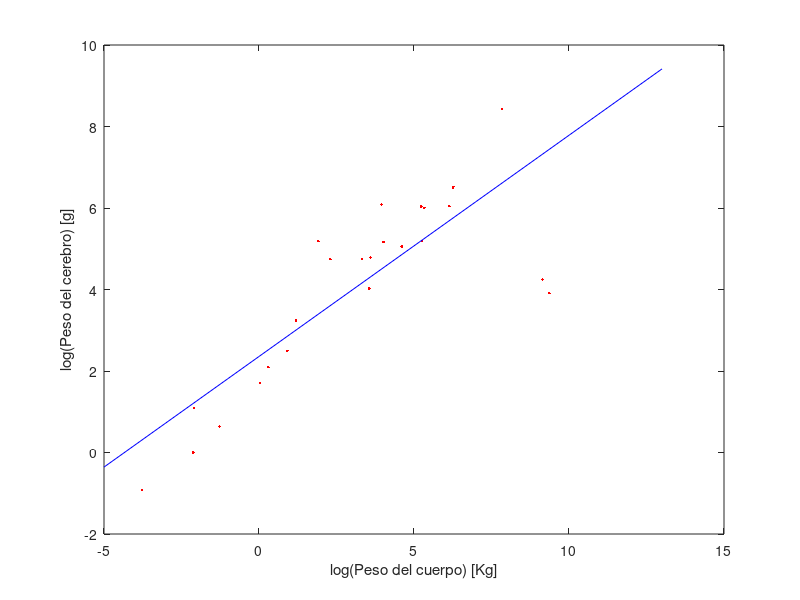

MATLAB code to generate this figure: (Note: this script raises an error after producing the figure.)
function e_6d()
	data_ = load('brain.txt');
	data_ = [data_(1:13,:);
		data_(16:24, :);
		data_(26:end, :)];
	data = log(data_);
	x_ = mean(data(:,1));
	y_ = mean(data(:,2));
	n = size(data,1);
	num = 0;
	den = 0;
	num = (data(:,1)-x_)'*(data(:,2)-y_);
	den = (data(:,1)-x_)'*(data(:,1)-x_);
	
	if (den == 0)
		a = Inf;
		b = data(1,1);
	else
		b = num/den;
		a = y_ - b * x_;
	end
	
	plot(data(:,1),data(:,2), 'r.');
	hold on;
	v = [-5:13];
	plot(v,v*b+a, 'b');
	xlabel('log(Peso del cuerpo) [Kg]');
	ylabel('log(Peso del cerebro) [g]');
	bon = bondad(data(:,2), data(:,1)*b+a)
	hold off;
end
